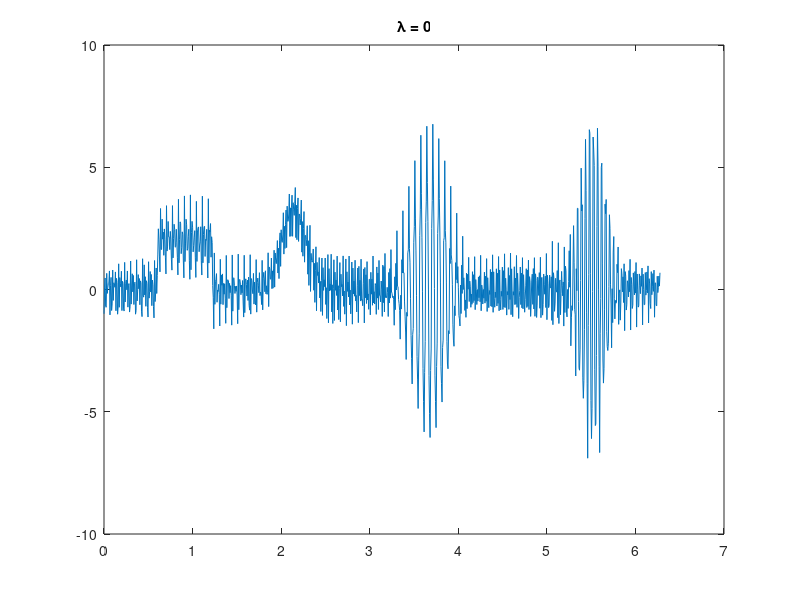
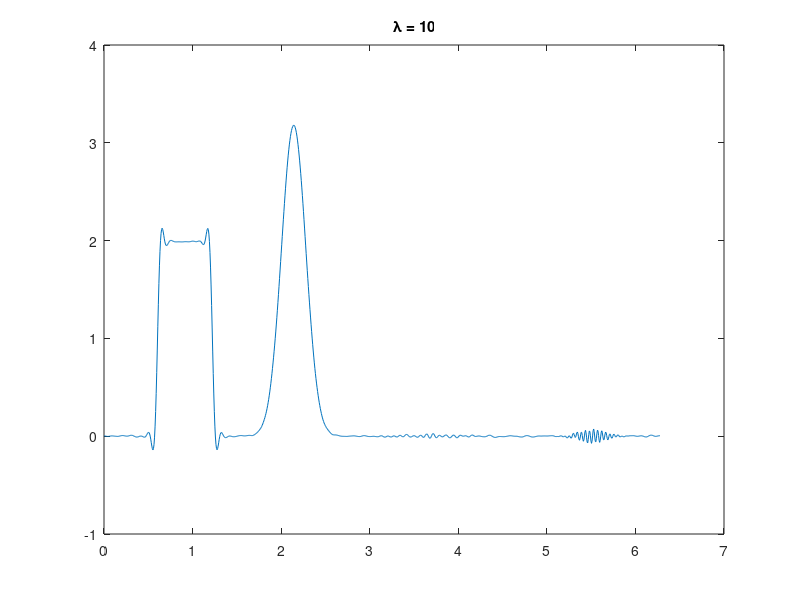
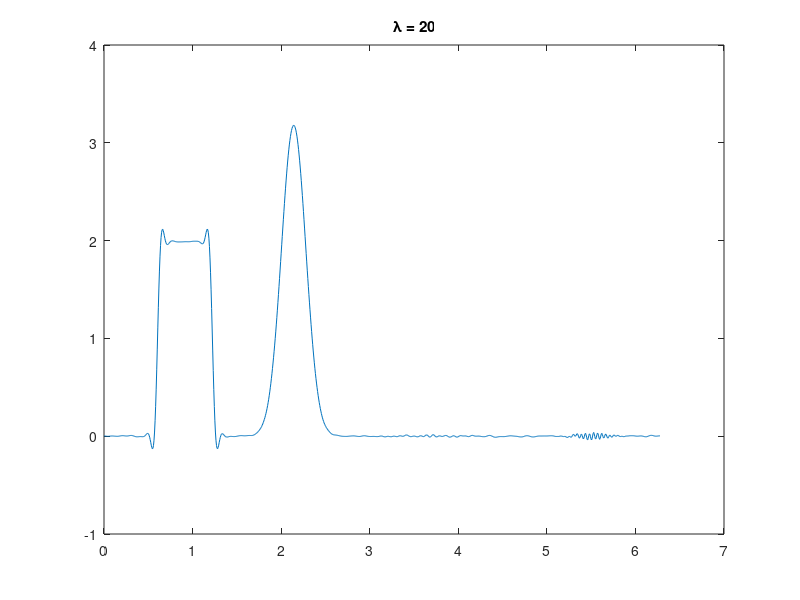
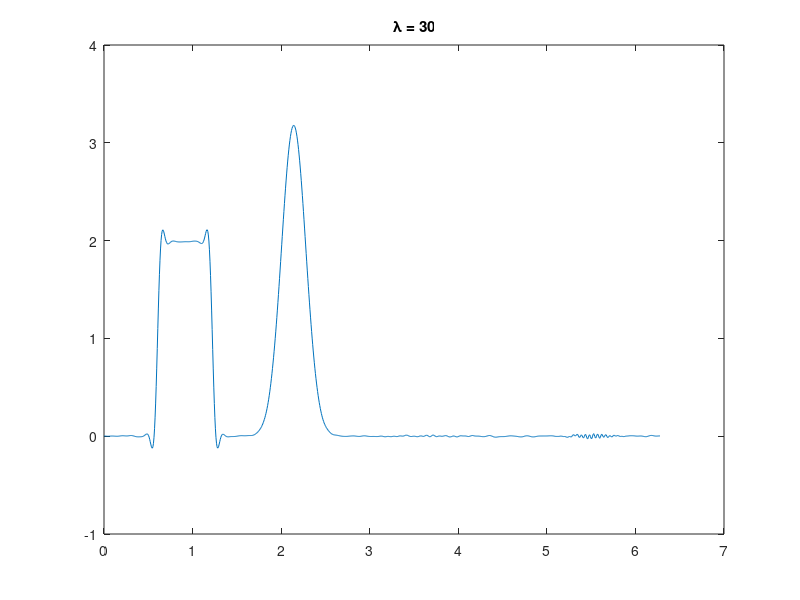

The MATLAB script that drew these images, in order:
clear all;
close all;
clc

%Before running code! Plase, dowload the x4fun.mat in our github. If you
%cant find it, then go to Canvas under the projecy folder in EE23

%Conclusion: Incrementing the eigen value, reduces the noise. However, the
%bigger the eigen value, the lower the Amplitude of the signal.

load('x4fun.mat')

N_SAMP = 1024;
N = 11;

w = linspace(0, 2 * pi * (1 - 1 / N_SAMP), N_SAMP);
w = transpose(w);

h_n = zeros(N_SAMP, 1);
h_n(1 : 11) = 1/N;

%PArt1, a)
y_n = conv(x, h_n);

Y_jw = fft(y_n, N_SAMP);

H_jw = fft(h_n, N_SAMP);

% Replace H_jw_inv with Wiener filter!
eigen = linspace(0, 50, 6); 
noise_n = 0.01 * randn(N_SAMP, 1);
noise_jw = fft(noise_n);
Y_jw_noise = Y_jw + noise_jw;
M = 2;

% Try multiple values of eigen
for j = 1 : length(eigen)
    G_w_jw = abs((1-exp(1i.*w)).^M);
    H_w_jw = conj(H_jw) ./ ((abs(H_jw).^2) + (eigen(j)*(abs(G_w_jw)).^2));
    X_jw = Y_jw_noise .* H_w_jw;
    x_d2 = ifft(X_jw,N_SAMP);
    figure(j)
    plot(w,x_d2);
    title(['\lambda = ', num2str(eigen(j))])
end
